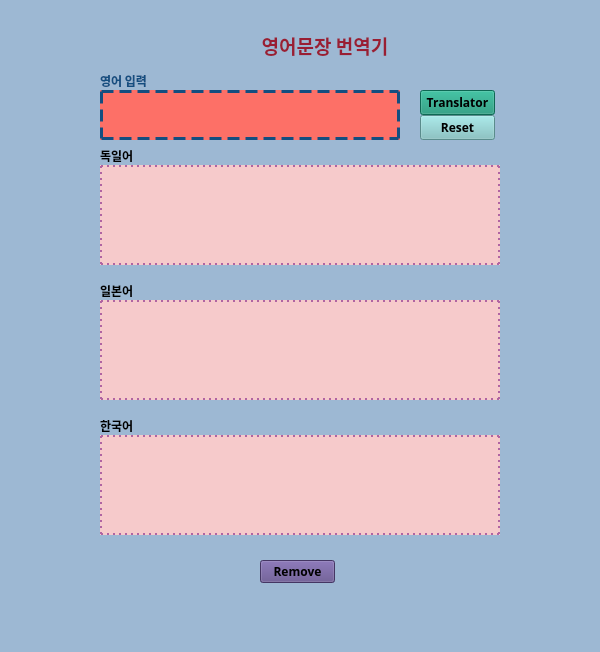
<?xml version="1.0" encoding="UTF-8"?>
<ui version="4.0">
 <class>MainWindow</class>
 <widget class="QMainWindow" name="MainWindow">
  <property name="geometry">
   <rect>
    <x>0</x>
    <y>0</y>
    <width>600</width>
    <height>652</height>
   </rect>
  </property>
  <property name="windowTitle">
   <string>MainWindow</string>
  </property>
  <property name="styleSheet">
   <string notr="true">background-color: rgb(157, 184, 211);</string>
  </property>
  <widget class="QWidget" name="centralwidget">
   <widget class="QLabel" name="label_2">
    <property name="geometry">
     <rect>
      <x>100</x>
      <y>150</y>
      <width>56</width>
      <height>12</height>
     </rect>
    </property>
    <property name="font">
     <font>
      <family>맑은 고딕</family>
      <weight>75</weight>
      <bold>true</bold>
     </font>
    </property>
    <property name="layoutDirection">
     <enum>Qt::LeftToRight</enum>
    </property>
    <property name="autoFillBackground">
     <bool>false</bool>
    </property>
    <property name="text">
     <string>독일어</string>
    </property>
   </widget>
   <widget class="QLabel" name="label">
    <property name="geometry">
     <rect>
      <x>250</x>
      <y>20</y>
      <width>150</width>
      <height>50</height>
     </rect>
    </property>
    <property name="font">
     <font>
      <family>맑은 고딕</family>
      <pointsize>14</pointsize>
      <weight>75</weight>
      <bold>true</bold>
     </font>
    </property>
    <property name="layoutDirection">
     <enum>Qt::LeftToRight</enum>
    </property>
    <property name="autoFillBackground">
     <bool>false</bool>
    </property>
    <property name="styleSheet">
     <string notr="true">color: rgb(153, 30, 51);</string>
    </property>
    <property name="text">
     <string>영어문장 번역기</string>
    </property>
    <property name="alignment">
     <set>Qt::AlignCenter</set>
    </property>
   </widget>
   <widget class="QTextEdit" name="detext">
    <property name="geometry">
     <rect>
      <x>100</x>
      <y>165</y>
      <width>400</width>
      <height>100</height>
     </rect>
    </property>
    <property name="layoutDirection">
     <enum>Qt::LeftToRight</enum>
    </property>
    <property name="autoFillBackground">
     <bool>false</bool>
    </property>
    <property name="styleSheet">
     <string notr="true">border: 2px dotted rgb(176, 100, 162);
background-color: rgb(246, 202, 203);</string>
    </property>
   </widget>
   <widget class="QLineEdit" name="engtext">
    <property name="geometry">
     <rect>
      <x>100</x>
      <y>90</y>
      <width>300</width>
      <height>50</height>
     </rect>
    </property>
    <property name="layoutDirection">
     <enum>Qt::LeftToRight</enum>
    </property>
    <property name="autoFillBackground">
     <bool>false</bool>
    </property>
    <property name="styleSheet">
     <string notr="true">color: rgb(20, 78, 128);
border :3px dashed, rgb(87, 176, 174);
background-color: rgb(253, 112, 103);</string>
    </property>
    <property name="text">
     <string/>
    </property>
   </widget>
   <widget class="QLabel" name="label_4">
    <property name="geometry">
     <rect>
      <x>100</x>
      <y>420</y>
      <width>56</width>
      <height>12</height>
     </rect>
    </property>
    <property name="font">
     <font>
      <family>맑은 고딕</family>
      <weight>75</weight>
      <bold>true</bold>
     </font>
    </property>
    <property name="layoutDirection">
     <enum>Qt::LeftToRight</enum>
    </property>
    <property name="autoFillBackground">
     <bool>false</bool>
    </property>
    <property name="text">
     <string>한국어</string>
    </property>
   </widget>
   <widget class="QLabel" name="label_5">
    <property name="geometry">
     <rect>
      <x>100</x>
      <y>285</y>
      <width>56</width>
      <height>12</height>
     </rect>
    </property>
    <property name="font">
     <font>
      <family>맑은 고딕</family>
      <weight>75</weight>
      <bold>true</bold>
     </font>
    </property>
    <property name="layoutDirection">
     <enum>Qt::LeftToRight</enum>
    </property>
    <property name="autoFillBackground">
     <bool>false</bool>
    </property>
    <property name="text">
     <string>일본어</string>
    </property>
   </widget>
   <widget class="QLabel" name="label_6">
    <property name="geometry">
     <rect>
      <x>100</x>
      <y>75</y>
      <width>56</width>
      <height>12</height>
     </rect>
    </property>
    <property name="font">
     <font>
      <family>맑은 고딕</family>
      <weight>75</weight>
      <bold>true</bold>
     </font>
    </property>
    <property name="layoutDirection">
     <enum>Qt::LeftToRight</enum>
    </property>
    <property name="autoFillBackground">
     <bool>false</bool>
    </property>
    <property name="styleSheet">
     <string notr="true">color: rgb(20, 78, 128);</string>
    </property>
    <property name="text">
     <string>영어 입력</string>
    </property>
   </widget>
   <widget class="QTextEdit" name="jatext">
    <property name="geometry">
     <rect>
      <x>100</x>
      <y>300</y>
      <width>400</width>
      <height>100</height>
     </rect>
    </property>
    <property name="layoutDirection">
     <enum>Qt::LeftToRight</enum>
    </property>
    <property name="autoFillBackground">
     <bool>false</bool>
    </property>
    <property name="styleSheet">
     <string notr="true">border: 2px dotted rgb(176, 100, 162);
background-color: rgb(246, 202, 203);</string>
    </property>
   </widget>
   <widget class="QTextEdit" name="kotext">
    <property name="geometry">
     <rect>
      <x>100</x>
      <y>435</y>
      <width>400</width>
      <height>100</height>
     </rect>
    </property>
    <property name="layoutDirection">
     <enum>Qt::LeftToRight</enum>
    </property>
    <property name="autoFillBackground">
     <bool>false</bool>
    </property>
    <property name="styleSheet">
     <string notr="true">border: 2px dotted rgb(176, 100, 162);
background-color: rgb(246, 202, 203);</string>
    </property>
   </widget>
   <widget class="QPushButton" name="trabtn">
    <property name="geometry">
     <rect>
      <x>420</x>
      <y>90</y>
      <width>75</width>
      <height>25</height>
     </rect>
    </property>
    <property name="font">
     <font>
      <family>맑은 고딕</family>
      <pointsize>9</pointsize>
      <weight>75</weight>
      <italic>false</italic>
      <bold>true</bold>
     </font>
    </property>
    <property name="toolTipDuration">
     <number>0</number>
    </property>
    <property name="styleSheet">
     <string notr="true">background-color: rgb(20, 147, 117);</string>
    </property>
    <property name="text">
     <string>Translator</string>
    </property>
   </widget>
   <widget class="QPushButton" name="rebtn">
    <property name="geometry">
     <rect>
      <x>420</x>
      <y>115</y>
      <width>75</width>
      <height>25</height>
     </rect>
    </property>
    <property name="font">
     <font>
      <family>맑은 고딕</family>
      <weight>75</weight>
      <bold>true</bold>
     </font>
    </property>
    <property name="styleSheet">
     <string notr="true">background-color: rgb(126, 196, 196);</string>
    </property>
    <property name="text">
     <string>Reset</string>
    </property>
   </widget>
   <widget class="QPushButton" name="rvbtn">
    <property name="geometry">
     <rect>
      <x>260</x>
      <y>560</y>
      <width>75</width>
      <height>23</height>
     </rect>
    </property>
    <property name="font">
     <font>
      <family>맑은 고딕</family>
      <weight>75</weight>
      <bold>true</bold>
     </font>
    </property>
    <property name="autoFillBackground">
     <bool>false</bool>
    </property>
    <property name="styleSheet">
     <string notr="true">background-color: rgb(95, 76, 139);</string>
    </property>
    <property name="text">
     <string>Remove</string>
    </property>
   </widget>
  </widget>
  <widget class="QMenuBar" name="menubar">
   <property name="geometry">
    <rect>
     <x>0</x>
     <y>0</y>
     <width>600</width>
     <height>21</height>
    </rect>
   </property>
  </widget>
  <widget class="QStatusBar" name="statusbar"/>
 </widget>
 <resources/>
 <connections/>
</ui>
